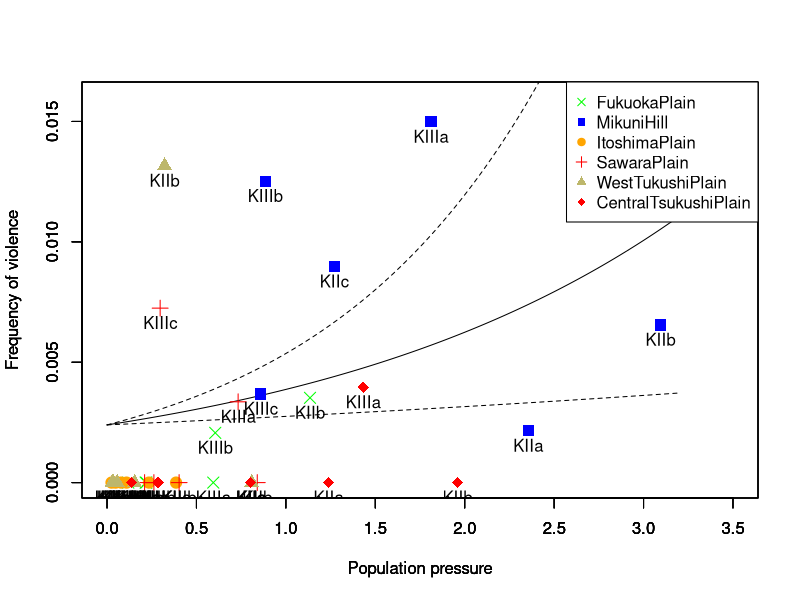

Here is the R script that generated this plot:
d <-read.csv("data.csv")

# logistic regression
glm <- glm(cbind(d$InjuredIndividuals, d$BurialJarPots-d$InjuredIndividuals)~d$PopulationPressure, family="binomial")
print(summary(glm))

# calculate odds ratio
odds.ratio <- exp(glm$coefficients[[2]])
print("Odds Ratio")
print(odds.ratio)

#calculate 95% confidence interval
confidence.interval <- c(exp(confint(glm))[2], exp(confint(glm))[4])
print("95% Confidence Interval")
print(confidence.interval)

# we set the range of population pressure from 0 to 3.2
x <- c(0:320)/100
intercept <- summary(glm)$coefficient[1,1]
coef <- summary(glm)$coefficient[2,1]
# calculate the model prediction
prob <- 1/(1+exp(- (intercept + coef*x) ) )
pch <- c(rep(4,6), rep(15,6), rep(19,6), rep(3,6), rep(17,6), rep(18,6))
col <- c(rep("green",6), rep("blue", 6), rep("orange", 6), rep("red", 6), rep("#bdb76b", 6), rep("red", 6))
# plot the model prediction
plot(x, prob, xlim=c(0,3.5), ylim=c(0,0.016), type="l", xlab="Population pressure", ylab="Frequency of violence")
par(new=T)
# plot the upper bound of the 95% CI
prob.upper <- 1/(1+exp(- (intercept + confint(glm)[2,2]*x) ) )
plot(x, prob.upper, xlim=c(0,3.5), ylim=c(0,0.016), type="l", lty=2, xlab="Population pressure", ylab="Frequency of violence")
par(new=T)
# plot the lower bound of the 95% CI
prob.lower <- 1/(1+exp(- (intercept + confint(glm)[2,1]*x) ) )
plot(x, prob.lower, xlim=c(0,3.5), ylim=c(0,0.016), type="l", lty=2, xlab="Population pressure", ylab="Frequency of violence")
par(new=T)
# plot the data
plot(d$PopulationPressure, d$InjuredIndividuals/d$BurialJarPots, , xlim=c(0,3.5), ylim=c(0,0.016), xlab="", ylab="", pch=pch, col=col, cex=1.5)
# the names of subphases are described below the points
text(d$PopulationPressure, d$InjuredIndividuals/d$BurialJarPots, d$Phase, cex=1, pos=1, col="black")
legend("topright", legend=unique(d$Area), pch=c(4, 15, 19, 3, 17, 18), col=c("green", "blue", "orange", "red", "#bdb76b", "red"))
dev.copy2eps(file="figure5.eps")
dev.off()
